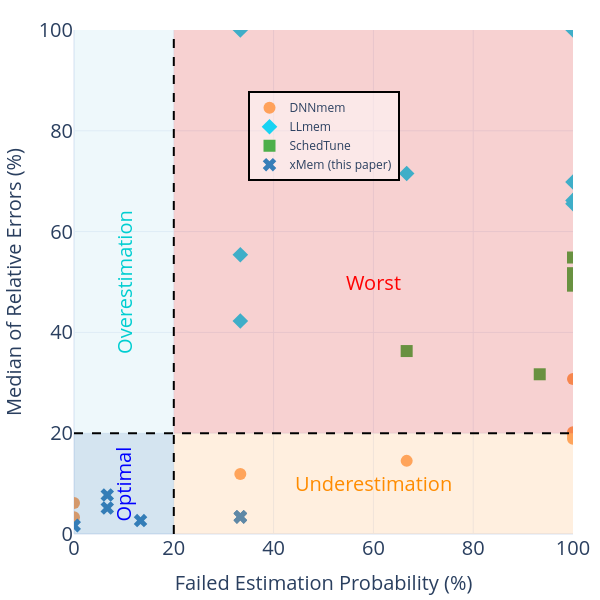

Write notebook code for a chart like this one.
### Code cell
fig = e_plot.llm_plot_probability_estimation_vs_error_scatter_diagram_model_base(
    title="Evaluation-Comparison of Success Rate vs Relative Error-SGD",
    data_dir=project_base,
    image_size=(800, 800),
    title_font_size=35,
    legend_font_size=30,
    tickfont_size=25,
    quadrant_font_size=40,
    marker_size=16,
    view_mode=True
)
fig.show()

### Figure 1 — Plotly figure (JSON) as saved in the notebook; plotly's stock layout.template omitted (floating-point values rounded to 4 significant figures)
{"data": [{"customdata": [[15, 0], [5, 10], [15, 0], [15, 0], [10, 5], [0, 15], [15, 0], [0, 15]], "hovertemplate": "tool=DNNmem<br>Failed Estimation Probability  (%)=%{x}<br>Relative Error (%)=%{y}<br>Correct_Estimation_False_Count=%{customdata[0]}<br>Correct_Estimation_True_Count=%{customdata[1]}<extra></extra>", "legendgroup": "DNNmem", "marker": {"color": "#FFA15A", "symbol": "circle", "size": 12}, "mode": "markers", "name": "DNNmem", "orientation": "v", "showlegend": true, "x": [100.0, 33.33, 100.0, 100.0, 66.67, 0.0, 100.0, 0.0], "xaxis": "x", "y": [19.57, 11.9, 20.21, 30.77, 14.51, 6.17, 18.92, 3.32], "yaxis": "y", "type": "scatter"}, {"customdata": [[5, 10], [15, 0], [15, 0], [15, 0], [10, 5], [5, 10], [15, 0], [5, 10]], "hovertemplate": "tool=LLmem<br>Failed Estimation Probability  (%)=%{x}<br>Relative Error (%)=%{y}<br>Correct_Estimation_False_Count=%{customdata[0]}<br>Correct_Estimation_True_Count=%{customdata[1]}<extra></extra>", "legendgroup": "LLmem", "marker": {"color": "#19d3f3", "symbol": "diamond", "size": 12}, "mode": "markers", "name": "LLmem", "orientation": "v", "showlegend": true, "x": [33.33, 100.0, 100.0, 100.0, 66.67, 33.33, 100.0, 33.33], "xaxis": "x", "y": [42.26, 100.0, 65.52, 66.19, 71.52, 55.4, 69.83, 100.0], "yaxis": "y", "type": "scatter"}, {"customdata": [[15, 0], [15, 0], [10, 5], [15, 0], [14, 1], [15, 0], [15, 0], [15, 0]], "hovertemplate": "tool=SchedTune<br>Failed Estimation Probability  (%)=%{x}<br>Relative Error (%)=%{y}<br>Correct_Estimation_False_Count=%{customdata[0]}<br>Correct_Estimation_True_Count=%{customdata[1]}<extra></extra>", "legendgroup": "SchedTune", "marker": {"color": "#4daf4a", "symbol": "square", "size": 12}, "mode": "markers", "name": "SchedTune", "orientation": "v", "showlegend": true, "x": [100.0, 100.0, 66.67, 100.0, 93.33, 100.0, 100.0, 100.0], "xaxis": "x", "y": [50.13, 50.11, 36.3, 54.86, 31.69, 51.11, 49.27, 51.75], "yaxis": "y", "type": "scatter"}, {"customdata": [[5, 10], [0, 15], [0, 15], [1, 14], [1, 14], [5, 10], [2, 13], [5, 10]], "hovertemplate": "tool=xMem (this paper)<br>Failed Estimation Probability  (%)=%{x}<br>Relative Error (%)=%{y}<br>Correct_Estimation_False_Count=%{customdata[0]}<br>Correct_Estimation_True_Count=%{customdata[1]}<extra></extra>", "legendgroup": "xMem (this paper)", "marker": {"color": "#377eb8", "symbol": "x", "size": 12}, "mode": "markers", "name": "xMem (this paper)", "orientation": "v", "showlegend": true, "x": [33.33, 0.0, 0.0, 6.667, 6.667, 33.33, 13.33, 33.33], "xaxis": "x", "y": [3.42, 1.71, 1.64, 7.74, 5.16, 3.43, 2.67, 3.34], "yaxis": "y", "type": "scatter"}], "layout": {"xaxis": {"anchor": "y", "domain": [0.0, 1.0], "title": {"text": "Failed Estimation Probability (%)", "font": {"size": 20}}, "tickfont": {"size": 20}, "range": [0, 100]}, "yaxis": {"anchor": "x", "domain": [0.0, 1.0], "title": {"text": "Median of Relative Errors (%)", "font": {"size": 20}}, "tickfont": {"size": 20}, "range": [0, 100]}, "legend": {"title": {}, "tracegroupgap": 0, "font": {"size": 12}, "orientation": "v", "yanchor": "bottom", "y": 0.7, "xanchor": "center", "x": 0.5, "bgcolor": "rgba(255,255,255,0.5)", "bordercolor": "Black", "borderwidth": 2}, "margin": {"t": 30, "l": 20, "r": 10, "b": 50}, "shapes": [{"fillcolor": "rgba(44, 123, 182, 0.2)", "line": {"width": 0}, "type": "rect", "x0": 0, "x1": 20, "y0": 0, "y1": 20}, {"fillcolor": "rgba(253, 174, 97, 0.2)", "line": {"width": 0}, "type": "rect", "x0": 20, "x1": 100, "y0": 0, "y1": 20}, {"fillcolor": "rgba(171, 217, 233, 0.2)", "line": {"width": 0}, "type": "rect", "x0": 0, "x1": 20, "y0": 20, "y1": 100}, {"fillcolor": "rgba(215, 25, 28, 0.2)", "line": {"width": 0}, "type": "rect", "x0": 20, "x1": 100, "y0": 20, "y1": 100}, {"line": {"color": "black", "dash": "dash", "width": 2}, "type": "line", "x0": 20, "x1": 20, "y0": 0, "y1": 100}, {"line": {"color": "black", "dash": "dash", "width": 2}, "type": "line", "x0": 0, "x1": 100, "y0": 20, "y1": 20}], "annotations": [{"font": {"color": "blue", "size": 20}, "showarrow": false, "text": "Optimal", "textangle": -90, "x": 10.0, "xanchor": "center", "y": 10.0, "yanchor": "middle"}, {"font": {"color": "DarkOrange", "size": 20}, "showarrow": false, "text": "Underestimation", "x": 60.0, "xanchor": "center", "y": 10.0, "yanchor": "middle"}, {"font": {"color": "DarkTurquoise", "size": 20}, "showarrow": false, "text": "Overestimation", "textangle": -90, "x": 10.0, "xanchor": "center", "y": 50.0, "yanchor": "middle"}, {"font": {"color": "red", "size": 20}, "showarrow": false, "text": "Worst", "x": 60.0, "xanchor": "center", "y": 50.0, "yanchor": "middle"}], "font": {"size": 20}, "width": 600, "height": 600}}
